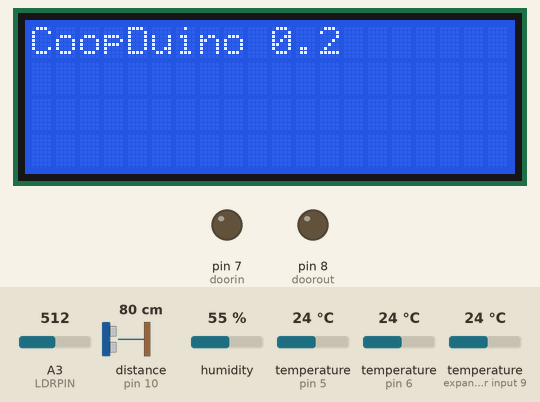
A sketch run on a simulated Arduino Uno, built with avr-gcc and run on an emulated ATmega328P. Shown: 20×4 character LCD, output pins drawn as LEDs (lit = HIGH). Wiring (inferred from the names in the program): ultrasonic range finder: trigger pin 9; echo pin 10. The test bench sets the inputs (shaded band); at power-on: A3 (LDRPIN) = 512, distance to the obstacle (sensor on pin 10) 80 cm, humidity 55 %, temperature (sensors on pin 5, pin 6, expander input 9) 24 °C. The echo pulse lasts 58.3 µs per cm; the local clock reads 2024-03-15 10:24:30 at power-on unless the sketch sets it; pins used as bus, display or sensor lines are not drawn; what the sketch prints to the serial monitor is not drawn.

Above: at 0.2 s.
At 1.0 s:
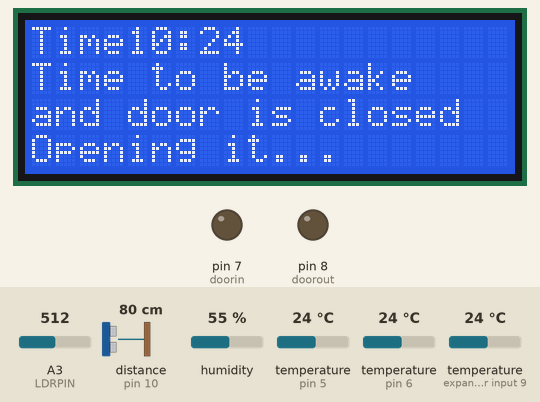
At 2.0 s:
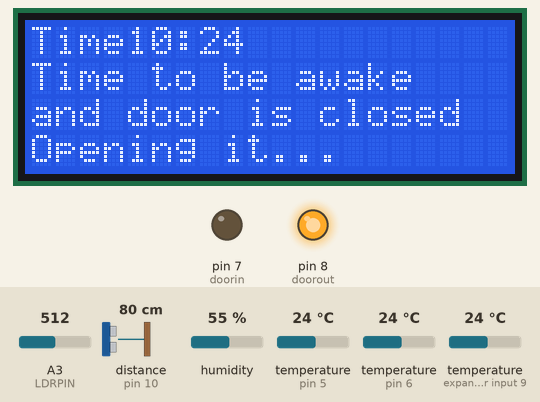
At 92.7 s:
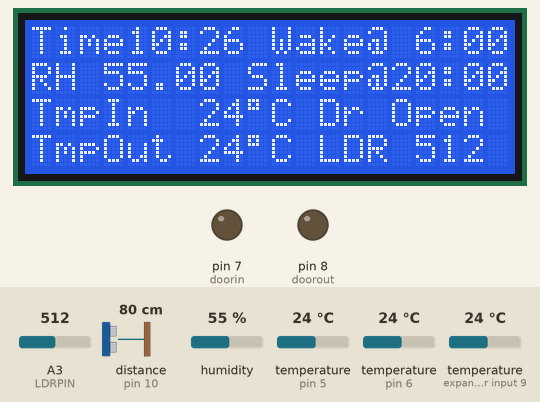
Timing chart, 0 to 94.2 s (numbered marks = the images above):
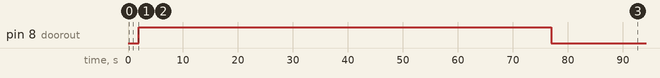

Measured:
- by itself, pin 8 (doorout): LOW → HIGH at 2.0 s, → LOW 75.0 s later
- what the display in image 1 shows lasts 76.1 s, from 1.0 s to 77.1 s

The sketch:

CoopDuino.ino
```cpp
/********************************************************************/
//Libraries

//String Library for concat strings
#include <string.h>

//setup the I2C bus
#include <Wire.h>

// LCD Display
#include <LiquidCrystal_I2C.h>

//DHT 22 (Temp and RH) Sensor
#include <DHT.h>
// 1=vcc, 2=data, 3=nothing, 4=ground
//DS18b20 sensor
#include <OneWire.h>
#include <DallasTemperature.h>

//distance sensor
#include <NewPing.h>

//Xbee wireless
//no libraries needed

//actuator
//nolibrary

//door relay
//no library

//LDR
//no library for LDR

// RTC using a DS1307 RTC connected via I2C and Wire lib
#include "RTClib.h"

/********************************************************************/
//Constants and init

// LCD Display
// uses I2C on pins A4 and A5
LiquidCrystal_I2C lcd(0x27,20,4);  // set the LCD address to 0x27 for a 20 chars and 4 line display
//SDA pin to the I2C data SDA pin on your Arduino. known as A4,
//SCL pin to the I2C clock SCL pin on your Arduino. known as A5

//RTC
// uses I2C on pins A4 and A5
DS1307 rtc;

//DHT 22 (Temp and RH) Sensor1
#define DHTPIN 6    // pin we're connected to
#define DHTTYPE DHT11   // DHT 22  (AM2302)
DHT dht(DHTPIN, DHTTYPE); //// Initialize DHT sensor for normal 16mhz Arduino

//DS18b20 sensor
#define ONE_WIRE_PIN 5 // Data wire is plugged into pin 5 on the Arduino
// Setup a oneWire instance to communicate with any OneWire devices
OneWire oneWire(ONE_WIRE_PIN);

// Pass our oneWire reference to Dallas Temperature.
DallasTemperature sensors(&oneWire);

//door switches
#define DoorOpenPIN 11 //GREEN
#define DoorClosedPIN 12 //RED

//door relay
int doorin = 7;
int doorout = 8;

//distance sensor

#define DS0TRIGPIN    9
#define DS0ECHOPIN    10

//LDR
#define LDRPIN A3

/********************************************************************/
//Variables

int LoopWaitTime = (1*1000); //(in milliseconds There are 1000 milliseconds in a second.)

String nodeID = "SN0";  // I'm sensor node zero
float SN0_RHIn;  //Stores humidity value
float SN0_tempIn; //Stores temperature value
float SN0_tempOut; //Stores outside temp
float SN0_tempWater; //Stores water temp
boolean SN0_dOpen; //Stores door open value
boolean SN0_dClosed; //Stores door closed value
boolean doorError = false; //indicates if door is errored or not
boolean doorBlocked = false; //indicates if door is blocked or not
int SN0_LDR; //Store LDR value

//internal timing variables
unsigned long prevStepMillis = 0;
unsigned long curMillis;
unsigned long millisBetweenSteps = 15; // milliseconds between steps
unsigned long currentMillis = millis(); //what time is it now?
unsigned long startMillis  = millis(); //when we start a task
unsigned long taskMillis = millis(); //time taken doing the task

uint8_t door_state; //door state FSM
uint8_t light_state; //light state FSM

//Distance sensor
long duration;
int distance;

//time
  int closeHH = 20;
  int closeMM = 30;
  int openHH = 6 ;
  int openMM = 01;
    DateTime now;
//
boolean FALSE = 0;
boolean TRUE = 1;
/************SETUP AND INIT CODE ********************************/
void setup() {
    //Serial Port setup
  Serial.begin (9600);

// LCD Display
lcd.init();      // initialize the lcd
  lcd.backlight(); //turn on backlight
  lcd.clear();// clear previous values from screen
  // 1st row
  lcd.setCursor (0,0); //character zero, line 0
  lcd.print("CoopDuino 0.2"); // print text

//setup DHT 22
    dht.begin();

//setup DS18b20
sensors.begin();

//setup pin for door switches
//configure pins as an input and enable the internal pull-up resistor
  pinMode(DoorOpenPIN, INPUT_PULLUP);
  pinMode(DoorClosedPIN, INPUT_PULLUP);

//door motor
  pinMode(doorin, OUTPUT);
  pinMode(doorout, OUTPUT);

//setup distance sensor
  pinMode(DS0TRIGPIN, OUTPUT); // Sets the trigPin as an Output
  pinMode(DS0ECHOPIN, INPUT); // Sets the echoPin as an Input

// setup LDR PIN
  pinMode(LDRPIN, INPUT);
  Serial.println("Finished startup sequence ");

//setup RTC
#ifdef AVR
  Wire.begin();
#else
  Wire1.begin(); // Shield I2C pins connect to alt I2C bus on Arduino Due
#endif
  rtc.begin();

//Light State
//Define the states of the machine
#define DARK 0
#define LIGHT 1
#define TWILIGHT 2
light_state = DARK;

 //Door State
//Define the states of the machine
#define Door_Open 0
#define Door_Closed 1
#define Door_transition 2
door_state = Door_transition;
}
/*********** MAIN LOOPING SECTION ************************************************/
void loop()
{
  //DHT 22 (Temp and RH) Sensor1
    //Read data and store it to variables hum and temp
    SN0_RHIn = dht.readHumidity();
    SN0_tempIn= dht.readTemperature();

//RTC
    DateTime now = rtc.now();
/*
    Serial.print(now.hour(), DEC);
    Serial.print(':');
    if(now.minute()<10)
      Serial.print('0');
    Serial.print(now.minute(), DEC);
    Serial.println();
*/

// DS18b20
// call sensors.requestTemperatures() to issue a global temperature
// request to all devices on the bus
 sensors.requestTemperatures();
 // Send the command to get temperature readings
 SN0_tempOut = sensors.getTempCByIndex(1); //outside temp. 1 is first IC on the wire
 SN0_tempWater = sensors.getTempCByIndex(0); //water temp 0 is first IC on the wire

// Door switches to verify door state
//check_door();
//LDR
check_light();

//door check routine Any chickens in the way?
doorBlocked = FALSE;
// Clears the trigPin
digitalWrite(DS0TRIGPIN, LOW);
delayMicroseconds(2);
// Sets the trigPin on HIGH state for 10 micro seconds
digitalWrite(DS0TRIGPIN, HIGH);
delayMicroseconds(10);
digitalWrite(DS0TRIGPIN, LOW);
// Reads the echoPin, returns the sound wave travel time in microseconds
duration = pulseIn(DS0ECHOPIN, HIGH);
// Calculating the distance
distance= duration*0.034/2;
if (distance < 38){
  //someone in the way
  doorBlocked = TRUE;
}

// Prints the distance on the Serial Monitor
//Serial.print("Distance in cm : ");
//Serial.println(distance);

//NOW adjust door to reach desired states
if (!isOpenTime && (door_state != Door_Closed)) //&& (doorBlocked == FALSE))
{
      Serial.println("it's sleep time and the door is open. Closing door");
      Serial.println(door_state);
    lcd.clear();// clear previous values from screen
    lcd.setCursor (0,0); //character zero, line 0
    lcd.print("Time"); // print text
    lcd.print(now.hour(), DEC);
    lcd.print(':');
    if(now.minute()<10)
      lcd.print('0');
    lcd.print(now.minute(), DEC);
    lcd.setCursor (0,1); //character 0, line 1
    lcd.print("Its sleep time "); // print text
      lcd.setCursor (0,2); //character 9, line 2
  lcd.print("and door is open "); // print text

    lcd.setCursor (0,3); //character 9, line 2
  lcd.print("Closing it... "); // print text

      close_door(); //it's sleep time and the door is open. Closing door
}
if (isOpenTime && (door_state != Door_Open))
{
  Serial.println("Opening the door");
  Serial.println(door_state);
    lcd.clear();// clear previous values from screen
    lcd.setCursor (0,0); //character zero, line 0
    lcd.print("Time"); // print text
    lcd.print(now.hour(), DEC);
    lcd.print(':');
    if(now.minute()<10)
      lcd.print('0');
    lcd.print(now.minute(), DEC);
    lcd.setCursor (0,1); //character 0, line 1
    lcd.print("Time to be awake "); // print text
      lcd.setCursor (0,2); //character 9, line 2
  lcd.print("and door is closed "); // print text
    lcd.setCursor (0,3); //character 9, line 2
  lcd.print("Opening it... "); // print text
     open_door();//it's between wake and sleep hours and the door is closed. Opening door
}

//send all info via XBEE to Coordinator node
  Serial.println("RHIn,  tempIn,tempOut,tempWater,doorstate,lightstate, LDR reading, doorError,doorBlocked");
  Serial.print('<');  //Starting symbol
  Serial.print(SN0_RHIn); //RHumidity inside
  Serial.print(",");
  Serial.print(SN0_tempIn); //Temp Inside Celsius
  Serial.print(",");
  Serial.print(SN0_tempOut);   //Outside Temperature Celsius
  Serial.print(",");
  Serial.print(SN0_tempWater); //Water Temperature Celsius
  Serial.print(",");
  Serial.print(door_state); //0=open, 1 = close, 2= unknown
  Serial.print(",");
  Serial.print(light_state); //0=dark, 1 = light, 2= unknown
  Serial.print(",");
  Serial.print(SN0_LDR); //raw light sensor value
  Serial.print(",");
  Serial.print(doorError);
  Serial.print(",");
  Serial.print(doorBlocked);

  Serial.println('>');//Ending symbol

//LCD DISPLAY SECTION

  lcd.backlight(); //turn on backlight
  lcd.clear();// clear previous values from screen
  // 1st row
  lcd.setCursor (0,0); //character zero, line 0
  lcd.print("Time"); // print text
    lcd.print(now.hour(), DEC);
    lcd.print(':');
    if(now.minute()<10)
      lcd.print('0');
    lcd.print(now.minute(), DEC);
  lcd.setCursor (10,0); //character 12, line 0
  lcd.print("Wake@ "); // print text
  lcd.print(openHH);
  lcd.print(":00");
//insert waketime variable here
//2nd Row
  lcd.setCursor (0,1); //character 0, line 1
  lcd.print("RH "); // print text
  char RHStr[5];
  dtostrf(SN0_RHIn, 5, 2, RHStr );
  lcd.print(RHStr); // print voltage
  lcd.setCursor (9,1); //character 9, line 1
  lcd.print("Sleep@"); // print V at the end of voltage
  lcd.print(closeHH);
  lcd.print(":00");
  //print the sleep time variable here
  //3rd Row
  lcd.setCursor (0,2); //character 0, line 2
  lcd.print("TmpIn ");
  char TempStr[3];
  dtostrf(SN0_tempIn, 3, 0, TempStr );
  lcd.print(TempStr); // print inside temperature
  lcd.print((char)223); // degree symbol
  lcd.print("C Dr "); // degree symbol
  //convert door state to txt
  if (door_state == Door_Open)
  {
    lcd.print("Open");
    }
  if (door_state == Door_Closed)
  {
    lcd.print("Closd");
    }
  if (doorError == 1)
  {
    lcd.setCursor (15,2); //character 0, line 1
    lcd.print("ERROR");
    }
  //4TH rOW
  lcd.setCursor (0,3); //character 0, line 4
  lcd.print("TmpOut");
  dtostrf(SN0_tempOut, 3, 0, TempStr );
  lcd.print(TempStr); // print Outside temperature
  lcd.print((char)223); // degree symbol
  lcd.print("C LDR "); // degree symbol
  lcd.print(SN0_LDR); //print the LDR var

delay(LoopWaitTime);
}
void check_door() {
  // use door switches to verify door state
  SN0_dOpen = digitalRead(DoorOpenPIN);
  SN0_dClosed = digitalRead(DoorClosedPIN);
  door_state = Door_transition; //default
  doorError = 0;  //reset the error var
  if (SN0_dOpen and !SN0_dClosed)
  {
    door_state = Door_Open;
  }
  else if (!SN0_dOpen and SN0_dClosed)
  {
    door_state = Door_Closed;
  }
 }
void check_light() {
  //use LDR to verify light status
  SN0_LDR = analogRead(LDRPIN);
//Serial.println(SN0_LDR);
if ((SN0_LDR <=400) && (SN0_LDR >=100)){light_state = TWILIGHT;}
                     else if (SN0_LDR <100){light_state = DARK;}
                                      else{light_state = LIGHT;}
}
void close_door() {
  startMillis = millis(); //when did we start?
  digitalWrite(doorout, LOW);
  delay(1000);
  digitalWrite(doorin, HIGH);
  delay(75000);
  digitalWrite(doorin, LOW);
door_state = Door_Closed;
  Serial.println("door closed") ;
}
void open_door() {
  startMillis = millis(); //when did we start?
  //enable the stepper motor in the right direction
  //make sure we arent running the door the other way
  digitalWrite(doorin, LOW);
  delay(1000);
  digitalWrite(doorout, HIGH);
  delay(75000);
  digitalWrite(doorout, LOW);
door_state = Door_Open;

Serial.println("door opened") ;
}
bool isOpenTime() // returns TRUE when the door should be open, FALSE when the door should be closed.
{
// done in the main loop do I really need it again??
//    DateTime now = rtc.now();
int nowHH = now.hour(); int nowMM = now.minute(); int nowSS = now.second();  // put into local variables for easier read

  if ((
        (nowHH>openHH)                           // it is after the wake hour
        || ((nowHH==openHH) && (nowMM>openMM))   // OR it is the wake hour and after the wake minute
      )
      &&                                  // AND
      (
        (nowHH<closeHH)                           // it is before the sleep hour
        || ((nowHH==closeHH) && (nowMM<closeMM))) // OR it IS the sleep hour and before the sleep minute
      )
  { return true; } else { return false; }
}
```
